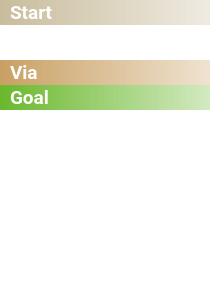
<?xml version="1.0" encoding="UTF-8"?>
<ui version="4.0">
 <class>intball::RoutePointList</class>
 <widget class="QWidget" name="intball::RoutePointList">
  <property name="geometry">
   <rect>
    <x>0</x>
    <y>0</y>
    <width>210</width>
    <height>300</height>
   </rect>
  </property>
  <property name="sizePolicy">
   <sizepolicy hsizetype="Preferred" vsizetype="Expanding">
    <horstretch>0</horstretch>
    <verstretch>0</verstretch>
   </sizepolicy>
  </property>
  <property name="palette">
   <palette>
    <active>
     <colorrole role="Base">
      <brush brushstyle="SolidPattern">
       <color alpha="255">
        <red>255</red>
        <green>255</green>
        <blue>255</blue>
       </color>
      </brush>
     </colorrole>
     <colorrole role="Window">
      <brush brushstyle="SolidPattern">
       <color alpha="255">
        <red>255</red>
        <green>255</green>
        <blue>255</blue>
       </color>
      </brush>
     </colorrole>
    </active>
    <inactive>
     <colorrole role="Base">
      <brush brushstyle="SolidPattern">
       <color alpha="255">
        <red>255</red>
        <green>255</green>
        <blue>255</blue>
       </color>
      </brush>
     </colorrole>
     <colorrole role="Window">
      <brush brushstyle="SolidPattern">
       <color alpha="255">
        <red>255</red>
        <green>255</green>
        <blue>255</blue>
       </color>
      </brush>
     </colorrole>
    </inactive>
    <disabled>
     <colorrole role="Base">
      <brush brushstyle="SolidPattern">
       <color alpha="255">
        <red>255</red>
        <green>255</green>
        <blue>255</blue>
       </color>
      </brush>
     </colorrole>
     <colorrole role="Window">
      <brush brushstyle="SolidPattern">
       <color alpha="255">
        <red>255</red>
        <green>255</green>
        <blue>255</blue>
       </color>
      </brush>
     </colorrole>
    </disabled>
   </palette>
  </property>
  <property name="font">
   <font>
    <family>Roboto</family>
   </font>
  </property>
  <property name="windowTitle">
   <string>Form</string>
  </property>
  <property name="styleSheet">
   <string notr="true">border: 0;</string>
  </property>
  <layout class="QVBoxLayout" name="verticalLayout">
   <property name="spacing">
    <number>0</number>
   </property>
   <property name="sizeConstraint">
    <enum>QLayout::SetNoConstraint</enum>
   </property>
   <property name="leftMargin">
    <number>0</number>
   </property>
   <property name="topMargin">
    <number>0</number>
   </property>
   <property name="rightMargin">
    <number>0</number>
   </property>
   <property name="bottomMargin">
    <number>0</number>
   </property>
   <item>
    <widget class="QWidget" name="routePointListTitleStart" native="true">
     <property name="sizePolicy">
      <sizepolicy hsizetype="Preferred" vsizetype="Fixed">
       <horstretch>0</horstretch>
       <verstretch>0</verstretch>
      </sizepolicy>
     </property>
     <property name="minimumSize">
      <size>
       <width>0</width>
       <height>25</height>
      </size>
     </property>
     <property name="maximumSize">
      <size>
       <width>16777215</width>
       <height>25</height>
      </size>
     </property>
     <property name="font">
      <font>
       <family>Roboto</family>
      </font>
     </property>
     <property name="styleSheet">
      <string notr="true">background: qlineargradient(x1:0, y1:0, x2:1, y1:0, stop:0 rgba(201, 188, 156, 1.0), stop:1 rgba(201, 188, 156, 0.3));</string>
     </property>
     <widget class="QLabel" name="routePointListLabelStart">
      <property name="geometry">
       <rect>
        <x>10</x>
        <y>0</y>
        <width>67</width>
        <height>25</height>
       </rect>
      </property>
      <property name="font">
       <font>
        <family>Roboto</family>
        <pointsize>14</pointsize>
        <weight>75</weight>
        <bold>true</bold>
       </font>
      </property>
      <property name="styleSheet">
       <string notr="true">color: rgb(255, 255, 255);
background-color: rgba(0, 0, 0, 0);</string>
      </property>
      <property name="text">
       <string>Start</string>
      </property>
     </widget>
    </widget>
   </item>
   <item>
    <widget class="intball::RoutePointListItem" name="routePointListItemStart" native="true">
     <property name="sizePolicy">
      <sizepolicy hsizetype="Preferred" vsizetype="Fixed">
       <horstretch>0</horstretch>
       <verstretch>0</verstretch>
      </sizepolicy>
     </property>
     <property name="minimumSize">
      <size>
       <width>0</width>
       <height>35</height>
      </size>
     </property>
     <property name="maximumSize">
      <size>
       <width>16777215</width>
       <height>35</height>
      </size>
     </property>
    </widget>
   </item>
   <item>
    <widget class="QWidget" name="routePointListTitleVia" native="true">
     <property name="sizePolicy">
      <sizepolicy hsizetype="Preferred" vsizetype="Fixed">
       <horstretch>0</horstretch>
       <verstretch>0</verstretch>
      </sizepolicy>
     </property>
     <property name="minimumSize">
      <size>
       <width>0</width>
       <height>25</height>
      </size>
     </property>
     <property name="maximumSize">
      <size>
       <width>16777215</width>
       <height>25</height>
      </size>
     </property>
     <property name="styleSheet">
      <string notr="true">background: qlineargradient(x1:0, y1:0, x2:1, y1:0, stop:0 rgba(201, 160, 99, 1.0), stop:1 rgba(201, 160, 99, 0.3));</string>
     </property>
     <widget class="QLabel" name="routePointListLabelVia">
      <property name="geometry">
       <rect>
        <x>10</x>
        <y>0</y>
        <width>67</width>
        <height>25</height>
       </rect>
      </property>
      <property name="font">
       <font>
        <family>Roboto</family>
        <pointsize>14</pointsize>
        <weight>75</weight>
        <bold>true</bold>
       </font>
      </property>
      <property name="styleSheet">
       <string notr="true">color: rgb(255, 255, 255);
background-color: rgba(0, 0, 0, 0);</string>
      </property>
      <property name="text">
       <string>Via</string>
      </property>
     </widget>
    </widget>
   </item>
   <item>
    <widget class="QWidget" name="routePointListTitleGoal" native="true">
     <property name="sizePolicy">
      <sizepolicy hsizetype="Preferred" vsizetype="Fixed">
       <horstretch>0</horstretch>
       <verstretch>0</verstretch>
      </sizepolicy>
     </property>
     <property name="minimumSize">
      <size>
       <width>0</width>
       <height>25</height>
      </size>
     </property>
     <property name="maximumSize">
      <size>
       <width>16777215</width>
       <height>25</height>
      </size>
     </property>
     <property name="font">
      <font>
       <family>Roboto</family>
      </font>
     </property>
     <property name="styleSheet">
      <string notr="true">background: qlineargradient(x1:0, y1:0, x2:1, y1:0, stop:0 rgba(106, 184, 45, 1.0), stop:1 rgba(106, 184, 45, 0.3));</string>
     </property>
     <widget class="QLabel" name="routePointListLabelGoal">
      <property name="geometry">
       <rect>
        <x>10</x>
        <y>0</y>
        <width>67</width>
        <height>25</height>
       </rect>
      </property>
      <property name="font">
       <font>
        <family>Roboto</family>
        <pointsize>14</pointsize>
        <weight>75</weight>
        <bold>true</bold>
        <kerning>true</kerning>
       </font>
      </property>
      <property name="styleSheet">
       <string notr="true">color: rgb(255, 255, 255);
background-color: rgba(0, 0, 0, 0);</string>
      </property>
      <property name="text">
       <string>Goal</string>
      </property>
     </widget>
    </widget>
   </item>
   <item>
    <widget class="intball::RoutePointListItem" name="routePointListItemGoal" native="true">
     <property name="sizePolicy">
      <sizepolicy hsizetype="Preferred" vsizetype="Fixed">
       <horstretch>0</horstretch>
       <verstretch>0</verstretch>
      </sizepolicy>
     </property>
     <property name="minimumSize">
      <size>
       <width>0</width>
       <height>35</height>
      </size>
     </property>
     <property name="maximumSize">
      <size>
       <width>16777215</width>
       <height>35</height>
      </size>
     </property>
    </widget>
   </item>
   <item>
    <spacer name="verticalSpacer">
     <property name="orientation">
      <enum>Qt::Vertical</enum>
     </property>
     <property name="sizeHint" stdset="0">
      <size>
       <width>20</width>
       <height>40</height>
      </size>
     </property>
    </spacer>
   </item>
  </layout>
 </widget>
 <customwidgets>
  <customwidget>
   <class>intball::RoutePointListItem</class>
   <extends>QWidget</extends>
   <header>route_point_listitem.h</header>
   <container>1</container>
  </customwidget>
 </customwidgets>
 <resources/>
 <connections/>
</ui>
